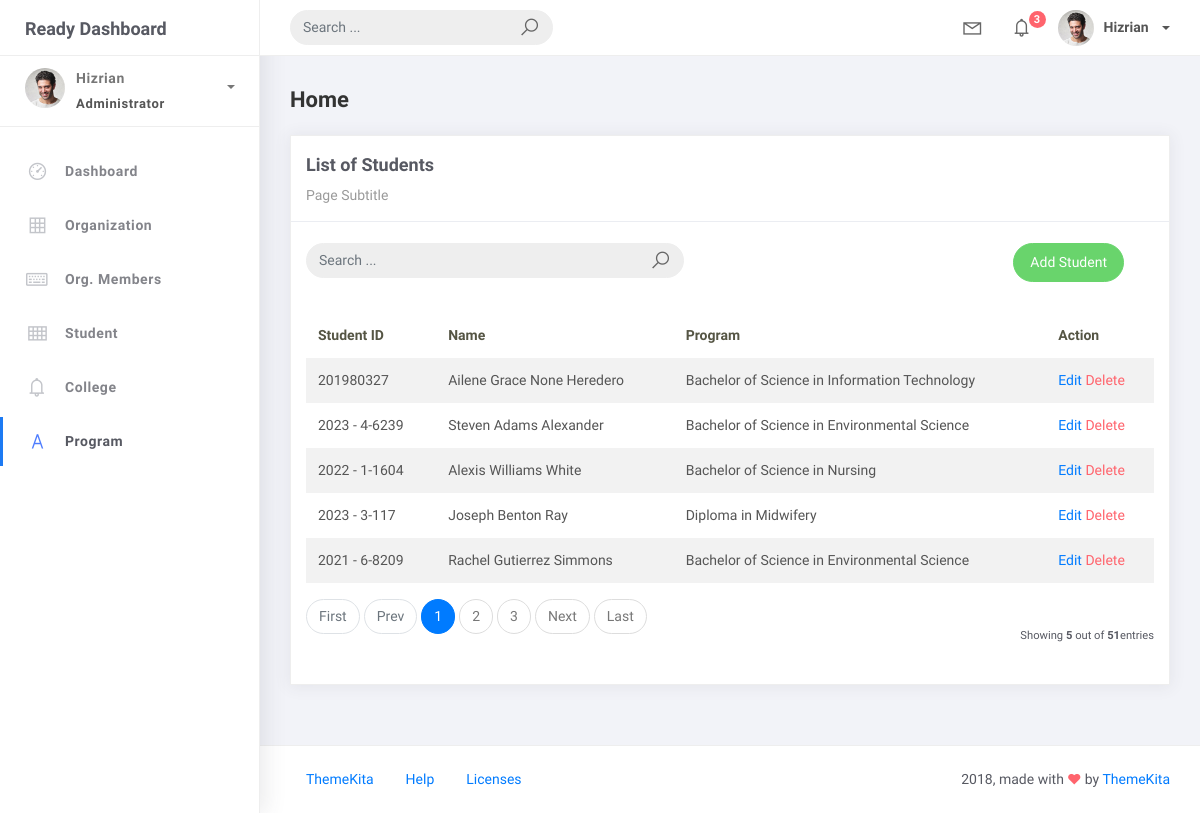
Screenshot of /student_list with the database file from the repository.
### studentorg/models.py (models this page shows, shortened)
class BaseModel(models.Model):
    created_at = models.DateTimeField(auto_now_add=True, db_index=True)
    updated_at = models.DateTimeField(auto_now=True)
    class Meta:
        abstract = True

class Student(BaseModel):
    student_id = models.CharField(max_length=15)
    lastname = models.CharField(max_length=25)
    firstname = models.CharField(max_length=25)
    middlename = models.CharField(max_length=25, blank=True, null=True)
    program= models.ForeignKey(Program, on_delete = models.CASCADE)

class Program(BaseModel):
    prog_name = models.CharField(max_length=150)
    college = models.ForeignKey(College, on_delete=models.CASCADE)

### studentorg/views.py (the view)
# urls.py: path('student_list', StudentList.as_view(), name='student-list'),
class StudentList(ListView):
    model = Student
    context_object_name = 'student'
    template_name  = 'student_list.html'
    paginate_by = 5
    def get_queryset(self, *args, **kwargs):
         qs = super(StudentList, self).get_queryset(*args, **kwargs)
         if self.request.GET.get("q") != None:
             query = self.request.GET.get('q')
             qs = qs = qs.filter(Q(student_id__icontains=query) |
                           Q(firstname__icontains=query) | Q(lastname__icontains=query) | Q(program__prog_name__icontains=query))
         return qs

### templates/student_list.html
{% extends 'base.html' %} {%load static %} {% block content %}
<div class="content">
    <div class="container-fluid">
        <h4 class="page-title">Home</h4>
        <div class="row">
            <div class="col-md-12">
                <div class="card">
                    <div class="card-header">
                        <div class="card-title">List of Students</div>
                        <div class="card-category">Page Subtitle</div>
                    </div>
                    <br />
                    <div class="col-md-12 row">
                        <div class="col-md-6">
                            <form class="navbar-left navbar-form nav-search mr-md-3" action="{% url 'student-list' %}">
                                <div class="input-group">
                                    <input type="text" placeholder="Search ..." class="form-control" name="q" />
                                    <div class="input-group-append">
                                        <span class="input-group-text">
                                            <i class="la la-search search-icon"></i>
                                        </span>
                                    </div>
                                </div>
                            </form>
                        </div>
                        <div class="col-md-6">
                            <div class="pull-right">
                                <a href="{% url 'student-add' %}" class="btn btn-success btn-rounded">Add Student</a>
                            </div>
                        </div>
                    </div>
                    <div class="card-body">
                        <table class="table table-striped mt-3">
                            <thead>
                                <tr>
                                    <th scope="col">Student ID</th>
                                    <th scope="col">Name</th>
                                    <th scope="col">Program</th>
                                    <th scope="col">Action</th>
                                </tr>
                            </thead>
                            <tbody>
                                {% for object in object_list %}
                                <tr>
                                    <td>{{ object.student_id }}</td>
                                    <td>{{ object.firstname }} {{ object.middlename }} {{ object.lastname }}</td>
                                    <td>{{ object.program.prog_name }}</td>
                                    <td>
                                        <a href="student_list/{{ object.id }}">Edit</a>
                                        <a href="student_list/{{ object.id }}/delete" class="text-danger">Delete</a>
                                    </td>
                                </tr>
                                {% empty %}
                                <tr>
                                    <td colspan="4" style="text-align: center">
                                        <p class="text-sm font-weight-bold mb-0">No Records Found</p>
                                    </td>
                                </tr>
                                {% endfor %}
                            </tbody>
                        </table>
                        {% include 'includes/pagination.html' %}
                    </div>
                </div>
            </div>
        </div>
    </div>
</div>
{% endblock %}

### rows the page displays
Student: student_id "201980327", firstname "Ailene Grace", middlename "None", lastname "Heredero", program.prog_name "Bachelor of Science in Information Technology"
Student: student_id "2023 - 4-6239", firstname "Steven", middlename "Adams", lastname "Alexander", program.prog_name "Bachelor of Science in Environmental Science"
Student: student_id "2022 - 1-1604", firstname "Alexis", middlename "Williams", lastname "White", program.prog_name "Bachelor of Science in Nursing"
Student: student_id "2023 - 3-117", firstname "Joseph", middlename "Benton", lastname "Ray", program.prog_name "Diploma in Midwifery"
Student: student_id "2021 - 6-8209", firstname "Rachel", middlename "Gutierrez", lastname "Simmons", program.prog_name "Bachelor of Science in Environmental Science"

### other values shown
{{ page_num }} "1"
{{ page_num }} "2" "3"
{{ object_list.count }} "5"
{{ paginator.count }} "51"
